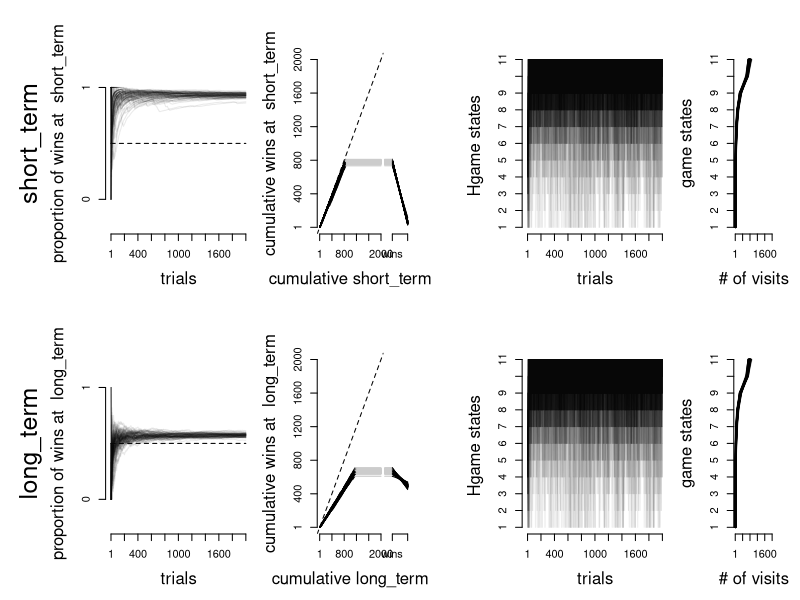

Write R code to recreate this figure.
# Simulating reinforcement learning models playing against the Hgame
# jlbm
# feb 2017

prev_choices <- 0:10
lt_parameters <- (2/3)*prev_choices/10
st_parameters <- (1/3)+(2/3)*prev_choices/10

# plot(lt_parameters,ylim=c(0,1),pch=21,bg='black',type='o',cex=2)
# points(st_parameters,pch=21,bg='white',type='o',cex=2)



harvard_game <- function(choice) {
  possible_outcomes <- c('loss','win')
  
  if(choice=='short_term'){
    result <- possible_outcomes[rbinom(1,size=1,prob=st_parameters[pos])+1]
    if(pos!=1){
      pos <<- pos-1
    }
  }
  else if(choice=='long_term'){
    result <- possible_outcomes[rbinom(1,size=1,prob=lt_parameters[pos])+1]
    if(pos!=11){
      pos <<- pos+1
    }
  }
  
  return(result)
}



wsls <- function(previous_choice,
                 previous_result,
                 trial,
                 theta) {
  
  if(trial!=1){
    if(previous_result=='win'){
      next_choice <- sample(c(previous_choice,possible_choices[which(possible_choices!=previous_choice)]),
                            size=1,prob=c(theta,1-theta))
    }
    else if(previous_result=='loss'){
      next_choice <- sample(c(previous_choice,possible_choices[which(possible_choices!=previous_choice)]),
                            size=1,prob=c(1-theta,theta))
    }
  }  
  else{
    next_choice <- possible_choices[rbinom(1,size=1,prob=theta)+1]
  }
  
  return(next_choice)
}



rndm <- function(theta){
  next_choice <- possible_choices[rbinom(1,size=1,prob=theta)+1]
  return(next_choice)
}






# Global Variables
n_trials <- 2000
sims_per_parameter <- 100
possible_choices <- c('short_term','long_term')

wsls_results <- array(dim=c(sims_per_parameter,n_trials))
wsls_choices <- array(dim=c(sims_per_parameter,n_trials))
wsls_states <- array(dim=c(sims_per_parameter,n_trials))
# rndm_results <- array(dim=c(sims_per_parameter,n_trials))
# rndm_choices <- array(dim=c(sims_per_parameter,n_trials))
# rndm_states <- array(dim=c(sims_per_parameter,n_trials))

for(spp in 1:sims_per_parameter){
  pos <- 6 # starting indexing of alternatives' vectors
  previous_choice_wsls <- NULL
  previous_result_wsls <- NULL
  for(trial in 1:n_trials){
    wsls_states[spp,trial] <- pos
    wsls_choices[spp,trial] <- wsls(previous_choice=previous_choice_wsls,
                                    previous_result=previous_result_wsls,
                                    trial=trial,theta=.2)
    # rndm_choices[spp,trial] <- rndm(theta=.8)
    wsls_results[spp,trial] <- harvard_game(wsls_choices[spp,trial]) # Careful with global variable 'pos'
    # rndm_results[spp,trial] <- harvard_game(rndm_choices[spp,trial]) # ibid.
    previous_choice_wsls <- wsls_choices[spp,trial]
    previous_result_wsls <- wsls_results[spp,trial]
  }
}


# results <- wsls_results[1,]
# choices <- wsls_choices[1,]
# alternative <- 'short_term'
# results
# choices
# 
# t <- 2
# alternative_X <- 'short_term'
# alternative_Y <- 'long_term'
# alpha <- NULL
# beta <- NULL
# gamma <- NULL
# delta <- NULL
# for(t in 2:n_trials){
#   alpha[t] <- choices[(t-1)]==alternative_X&choices[t]==alternative_X&results[(t-1)]=='win'
#   beta[t] <- choices[(t-1)]==alternative_X&choices[t]==alternative_Y&results[(t-1)]=='loss'
#   gamma[t] <- choices[(t-1)]==alternative_Y&choices[t]==alternative_Y&results[(t-1)]=='win'
#   delta[t] <- choices[(t-1)]==alternative_Y&choices[t]==alternative_X&results[(t-1)]=='loss'
# }


add_tseries <- function(results_array,choices_array,alternative){
  for(i in 1:dim(results_array)[1]){
    results <- results_array[i,]
    choices <- choices_array[i,]
    
    points(which(choices==alternative),
           (cumsum(choices==alternative&results=='win')/cumsum(choices==alternative))[choices==alternative],
           type='l',lwd=1,col='#00000015')
    
  }
}

add_cumrec <- function(results_array,choices_array,alternative){
  
  for(i in 1:dim(results_array)[1]){
    results <- results_array[i,]
    choices <- choices_array[i,]
    lines(1:sum(choices==alternative),
          cumsum(results[which(choices==alternative)]=='win'))
    lines(c(sum(choices==alternative),n_trials),
          rep(sum(results[which(choices==alternative)]=='win'),2),
          col='#cccccc')
  }
  
}

add_win_margin <- function(results_array,choices_array,alternative){
  for(i in 1:dim(results_array)[1]){
    results <- results_array[i,]
    choices <- choices_array[i,]
    lines(c(-0.5,0),
          rep(sum(results[which(choices==alternative)]=='win'),2),
          col='#cccccc')
    lines(c(0,1),
          c(sum(choices==alternative&results=='win'),
            sum(choices==alternative&results=='loss')))
  }
}

add_states_series <- function(states_array){
  for(i in 1:dim(states_array)[1]){
    lines(1:n_trials,states_array[i,],
          lwd=1,col='#00000011')
  }
}

add_states_margin <- function(states_array) {
  for(i in 1:dim(states_array)[1]){
    lines(as.numeric(table(states_array[i,])),
          as.numeric(names(table(states_array[i,]))),
          lwd=1.5,col='#00000055')
  }
}


display_alternative <- function(alternative) {
  
  par(mar=c(5,6,4,1))
  plot(0,type='n',xlim=c(1,n_trials),ylim=c(-.25,1.25),ann=F,axes=F)
  lines(c(1,n_trials),rep(0.5,2),lty='dashed')
  add_tseries(wsls_results,wsls_choices,alternative)
  axis(1,at=c(1,seq(200,n_trials,200)))
  axis(2,at=c(0,1))
  mtext(paste('proportion of wins at ',alternative),2,line=3)
  mtext('trials',1,line=3)
  mtext(alternative,2,line=5,cex=1.5)
  
  par(mar=c(5,4,4,0))
  plot(0,type='n',xlim=c(1,n_trials),ylim=c(1,n_trials),ann=F,axes=F)
  abline(0,1,lty='dashed')
  add_cumrec(wsls_results,wsls_choices,alternative)
  axis(2,at=c(1,seq(400,n_trials,400)))
  axis(1,at=c(1,seq(400,n_trials,400)))
  mtext(paste('cumulative',alternative),1,line=3)
  mtext(paste('cumulative wins at ',alternative),2,line=3)
  
  par(mar=c(5,0,4,2))
  plot(0,type='n',xlim=c(-.5,1.5),ylim=c(0,n_trials),ann=F,axes=F)
  add_win_margin(wsls_results,wsls_choices,alternative)
  axis(1,at=c(0,1),labels=c('wins','losses'))
  
  par(mar=c(5,6,4,1))
  plot(0,type='n',xlim=c(1,n_trials),ylim=c(1,11),ann=F,axes=F)
  add_states_series(wsls_states)
  axis(1,at=c(1,seq(200,n_trials,200)))
  axis(2,at=1:11)
  mtext('Hgame states ',2,line=3)
  mtext('trials',1,line=3)
  
  par(mar=c(5,4,4,2))
  plot(0,type='n',xlim=c(1,n_trials),ylim=c(1,11),ann=F,axes=F)
  add_states_margin(wsls_states)
  axis(1,at=c(1,seq(400,n_trials,400)))
  axis(2,at=1:11)
  mtext('game states',2,line=3)
  mtext('# of visits',1,line=3)
}


pdf(file='wsls_vs_Hgame.pdf',width=20,height=8)
layout(matrix(1:10,ncol=5,byrow=T),widths=c(2,1,.5,2,1))
par(oma=c(0,2,0,0))
display_alternative('short_term')
display_alternative('long_term')
dev.off()
